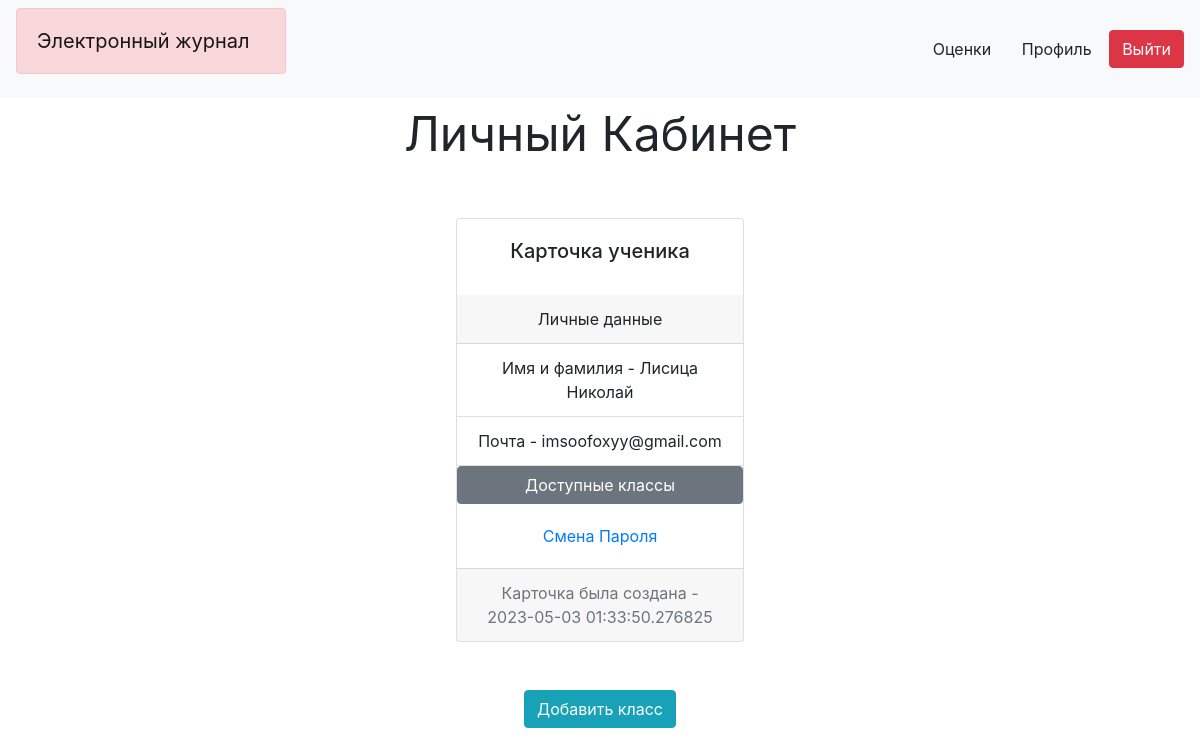
The app's page /profile (signed in) with its own data.
### src/__all_models.py (models this page shows, shortened)
class User(SqlAlchemyBase, UserMixin):
    __tablename__ = 'user'
    id = Column(Integer, primary_key=True, autoincrement=True)
    name = Column(String, nullable=True)
    email = Column(String, index=True, unique=True, nullable=True)
    is_teacher = Column(Boolean, default=False)
    hashed_password = Column(String, nullable=True)
    created_date = Column(DateTime, default=datetime.datetime.now)
    classrooms = orm.relationship(
        'Classroom',
        secondary='link',
        lazy='subquery'
    )
    group_of_marks = orm.relation('GroupOfMarks', back_populates='user')

### main.py (the view)
@app.route('/profile')
def profile():
    if not current_user.is_authenticated:
        return redirect("/index")
    a = []
    for clas in current_user.classrooms:
        a.append(clas.code + ' - ' + clas.name)
    return render_template('profile.html', title="Профиль", a=a)

### main.py (called while the page is built)
@login_manager.user_loader
def load_user(user_id):
    db_session.global_init("data/db.sqlite")
    session = db_session.create_session()
    return session.query(User).get(user_id)

### src/db_session.py (called while the page is built, shortened)
def global_init(db_file):
    global __factory
    if __factory:
        return

def create_session() -> Session:
    global __factory
    return __factory()

### templates/profile.html
{% extends "base.html" %}
{% block content %}
<div align="center"> <font size=7>Личный Кабинет </font></div><br><br>
<div align="center">
<div align="center", class="card" style="width: 18rem;">
  <div class="card-body">
     <h5 class="card-title">Карточка {{"учителя" if current_user.is_teacher else "ученика"}}</h5>
  </div>
    <div class="card-header">
    Личные данные
  </div>
    <ul class="list-group list-group-flush">
    <li class="list-group-item">Имя и фамилия - {{current_user.name}}</li>
    <li class="list-group-item">Почта - {{current_user.email}}</li>
   </ul>
    <button type="button" class="btn btn-secondary" data-container="body" data-toggle="popover" data-placement="right" data-content="{{', '.join(a)}}" >
  Доступные классы
    </button>
    <div class="card-body", align="center">
    <a href="{{ url_for('change_password') }}" class="card-link"> Смена Пароля</a>
</div>
    <div class="card-footer text-muted">
    Карточка была создана - {{current_user.created_date}}
  </div>
</div></div>
<br>
<br>
<div align="center">
    <a type="button" class="btn btn-info" href="{{ url_for('create_classroom') }}">Добавить класс</a>
</div>
{% endblock %}

### records on screen
User: is_teacher "ученика", name "Лисица Николай", email "imsoofoxyy@gmail.com", created_date "2023-05-03 01:33:50.276825"
